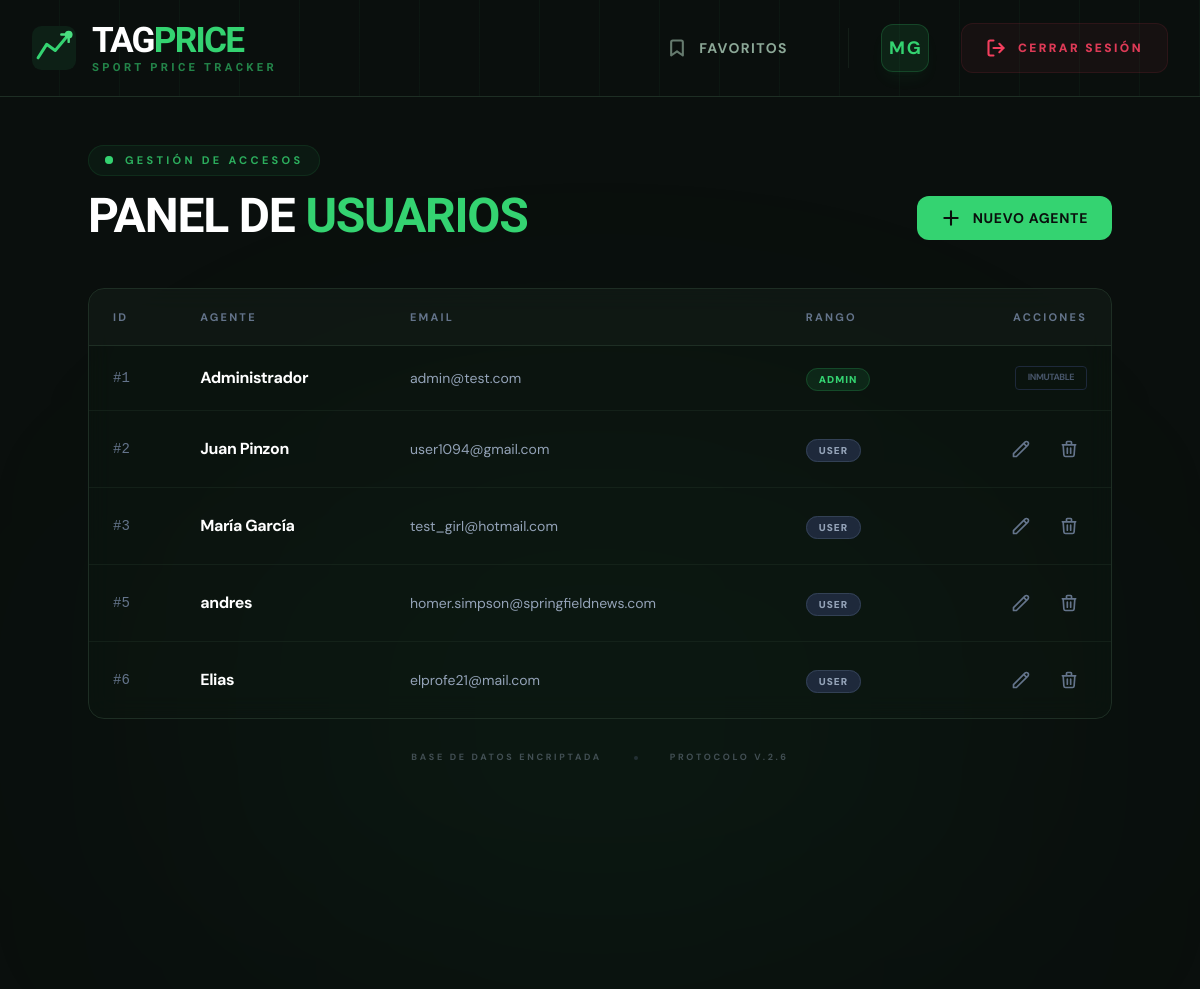
The app's page /views/panelAdmin.php (signed in) with its own data.
### tables this page shows
CREATE TABLE users (
    usu_id INTEGER PRIMARY KEY AUTOINCREMENT NOT NULL,
    usu_mail VARCHAR(50) NOT NULL UNIQUE,
    usu_password VARCHAR(255) NOT NULL,
    usu_name VARCHAR(200) NOT NULL,
    usu_rol TEXT NOT NULL DEFAULT "user" -- Por defecto, todos son usuarios
);

### views/panelAdmin.php (the view, shortened to what this page needs)
<?php
include PATH_BASE .'includes/header.php';
include_once PATH_BASE . 'includes/db_connect.php';
$sql = $db->prepare("SELECT usu_id, usu_mail, usu_name, usu_rol FROM users");
?>
<main class="relative min-h-[calc(100vh-96px)] py-12 px-4 overflow-hidden">
    <div class="absolute top-1/2 left-1/2 -translate-x-1/2 -translate-y-1/2 w-[800px] h-[500px] bg-brand/5 rounded-full blur-[140px] pointer-events-none"></div>
    <div class="relative w-full max-w-5xl mx-auto">
        <div class="flex flex-col md:flex-row md:items-end justify-between mb-12 gap-6">
            <div class="text-left">
                <div class="inline-flex items-center gap-3 px-4 py-1.5 rounded-full bg-brand/5 border border-brand/10 mb-4">
                    <span class="flex h-2 w-2">
                        <span class="relative inline-flex rounded-full h-2 w-2 bg-brand"></span>
                    </span>
                    <span class="text-[11px] font-bold uppercase tracking-[0.3em] text-brand/80">Gestión de Accesos</span>
                </div>
                <h1 class="font-display text-5xl font-bold text-white uppercase tracking-tight leading-none">
                    Panel de <span class="text-brand">Usuarios</span>
                </h1>
            </div>
            <a href="<?=URL_BASE?>views/user_uptade.php"
               class="flex items-center gap-3 bg-brand hover:bg-brand-light text-surface font-bold uppercase tracking-wider px-6 py-3 rounded-xl transition-all duration-300 hover:shadow-[0_0_20px_rgba(52,211,113,0.3)] active:scale-95 group text-sm">
                <svg xmlns="http://www.w3.org/2000/svg" class="w-5 h-5" fill="none" viewBox="0 0 24 24" stroke="currentColor" stroke-width="2.5">
                    <path stroke-linecap="round" stroke-linejoin="round" d="M12 4v16m8-8H4" />
                </svg>
                <span>Nuevo Agente</span>
            </a>
        </div>
        <div class="relative overflow-hidden rounded-2xl bg-surface-mid/40 backdrop-blur-md border border-surface-border">
            <div class="overflow-x-auto">
                <table class="w-full text-left border-collapse">
                    <thead>
                        <tr class="border-b border-surface-border bg-white/[0.02]">
                            <th class="px-6 py-5 text-[11px] font-bold uppercase tracking-[0.2em] text-slate-500">ID</th>
                            <th class="px-6 py-5 text-[11px] font-bold uppercase tracking-[0.2em] text-slate-500">Agente</th>
                            <th class="px-6 py-5 text-[11px] font-bold uppercase tracking-[0.2em] text-slate-500">Email</th>
                            <th class="px-6 py-5 text-[11px] font-bold uppercase tracking-[0.2em] text-slate-500">Rango</th>
                            <th class="px-6 py-5 text-[11px] font-bold uppercase tracking-[0.2em] text-slate-500 text-right">Acciones</th>
                        </tr>
                    </thead>
                    <tbody class="divide-y divide-surface-border/50">
                        <?php if($sql->execute()): ?>
                            <?php while($file = $sql->fetch(PDO::FETCH_ASSOC)):
                                $esAdmin = ($file['usu_rol'] === 'admin');
                            ?>
                                <tr class="hover:bg-white/[0.02] transition-colors group">
                                    <td class="px-6 py-5 font-mono text-sm text-slate-500">#<?= $file['usu_id'] ?></td>
                                    <td class="px-6 py-5">
                                        <span class="text-white font-bold tracking-tight"><?= $file['usu_name'] ?></span>
                                    </td>
                                    <td class="px-6 py-5 text-slate-400 text-sm font-body"><?= $file['usu_mail'] ?></td>
                                    <td class="px-6 py-5">
                                        <span class="px-3 py-1 rounded-full text-[10px] font-black uppercase tracking-widest <?= $esAdmin ? 'bg-brand/10 text-brand border border-brand/20' : 'bg-slate-800 text-slate-400 border border-slate-700' ?>">
                                            <?= $file['usu_rol'] ?>
                                        </span>
                                    </td>
                                    <td class="px-6 py-5">
                                        <div class="flex justify-end gap-3">
                                            <?php if (!$esAdmin): ?>
                                                <form action="<?= URL_BASE ?>views/user_uptade.php" method="post">
                                                    <button type="submit" class="p-2 text-slate-500 hover:text-brand transition-colors">
                                                        <svg xmlns="http://www.w3.org/2000/svg" class="w-5 h-5" fill="none" viewBox="0 0 24 24" stroke="currentColor" stroke-width="2">
                                                            <path stroke-linecap="round" stroke-linejoin="round" d="M15.232 5.232l3.536 3.536m-2.036-5.036a2.5 2.5 0 113.536 3.536L6.5 21.036H3v-3.572L16.732 3.732z" />
                                                        </svg>
                                                    </button>
                                                </form>
                                                <form action="<?= URL_BASE ?>actions/user_delete.proc.php" method="post" onsubmit="return confirm('¿Confirmar baja del sistema?')">
                                                    <button type="submit" class="p-2 text-slate-500 hover:text-red-500 transition-colors">
                                                        <svg xmlns="http://www.w3.org/2000/svg" class="w-5 h-5" fill="none" viewBox="0 0 24 24" stroke="currentColor" stroke-width="2">
                                                            <path stroke-linecap="round" stroke-linejoin="round" d="M19 7l-.867 12.142A2 2 0 0116.138 21H7.862a2 2 0 01-1.995-1.858L5 7m5 4v6m4-6v6m1-10V4a1 1 0 00-1-1h-4a1 1 0 00-1 1v3M4 7h16" />
                                                        </svg>
                                                    </button>
                                                </form>
                                            <?php else: ?>
                                                <div class="px-3 py-1 text-[9px] font-bold text-slate-600 uppercase tracking-tighter border border-slate-800 rounded">Inmutable</div>
                                            <?php endif; ?>
                                        </div>
                                    </td>
                                </tr>
                            <?php endwhile; ?>
                        <?php endif; ?>
                    </tbody>
                </table>
            </div>
        </div>
        <div class="mt-8 flex justify-center items-center gap-8 opacity-40">
            <span class="text-[9px] text-slate-400 uppercase tracking-[0.3em] font-bold">Base de datos encriptada</span>
            <span class="w-1 h-1 bg-slate-600 rounded-full"></span>
            <span class="text-[9px] text-slate-400 uppercase tracking-[0.3em] font-bold">Protocolo V.2.6</span>
        </div>
    </div>
</main>

### public/css/style.css (style rules this page uses)
body { background-color: #0a0f0d; color: #e2e8f0; margin: 0; padding: 0; }

### records on screen
users: usu_id "1", usu_name "Administrador", usu_mail "admin@test.com", usu_rol "ADMIN", shows "INMUTABLE"
users: usu_id "2", usu_name "Juan Pinzon", usu_mail "user1094@gmail.com", usu_rol "USER"
users: usu_id "3", usu_name "María García", usu_mail "test_girl@hotmail.com", usu_rol "USER"
users: usu_id "5", usu_name "andres", usu_mail "homer.simpson@springfieldnews.com", usu_rol "USER"
users: usu_id "6", usu_name "Elias", usu_mail "elprofe21@mail.com", usu_rol "USER"

### other values on screen
$initials "MG"
